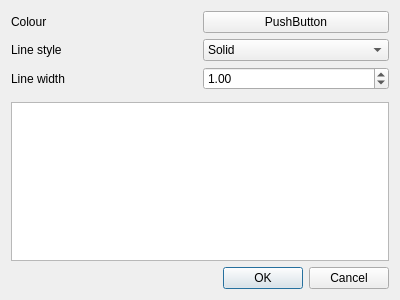
<?xml version="1.0" encoding="UTF-8"?>
<ui version="4.0">
 <class>PenButtonDialog</class>
 <widget class="QDialog" name="PenButtonDialog">
  <property name="geometry">
   <rect>
    <x>0</x>
    <y>0</y>
    <width>400</width>
    <height>300</height>
   </rect>
  </property>
  <property name="windowTitle">
   <string>Choose pen style</string>
  </property>
  <layout class="QGridLayout" name="gridLayout">
   <item row="2" column="1">
    <widget class="QDoubleSpinBox" name="lineWidth">
     <property name="maximum">
      <double>100.000000000000000</double>
     </property>
     <property name="singleStep">
      <double>0.500000000000000</double>
     </property>
     <property name="value">
      <double>1.000000000000000</double>
     </property>
    </widget>
   </item>
   <item row="0" column="0">
    <widget class="QLabel" name="colourLabel">
     <property name="text">
      <string>Colour</string>
     </property>
    </widget>
   </item>
   <item row="5" column="0" colspan="2">
    <widget class="QDialogButtonBox" name="buttonBox">
     <property name="orientation">
      <enum>Qt::Horizontal</enum>
     </property>
     <property name="standardButtons">
      <set>QDialogButtonBox::Cancel|QDialogButtonBox::Ok</set>
     </property>
    </widget>
   </item>
   <item row="3" column="1">
    <spacer name="verticalSpacer">
     <property name="orientation">
      <enum>Qt::Vertical</enum>
     </property>
     <property name="sizeHint" stdset="0">
      <size>
       <width>20</width>
       <height>40</height>
      </size>
     </property>
    </spacer>
   </item>
   <item row="1" column="0">
    <widget class="QLabel" name="lineStyleLabel">
     <property name="text">
      <string>Line style</string>
     </property>
    </widget>
   </item>
   <item row="1" column="1">
    <widget class="QComboBox" name="lineStyle">
     <item>
      <property name="text">
       <string>Solid</string>
      </property>
     </item>
     <item>
      <property name="text">
       <string>Dash</string>
      </property>
     </item>
     <item>
      <property name="text">
       <string>Dot</string>
      </property>
     </item>
     <item>
      <property name="text">
       <string>Dash Dot</string>
      </property>
     </item>
     <item>
      <property name="text">
       <string>Dash Dot Dot</string>
      </property>
     </item>
    </widget>
   </item>
   <item row="2" column="0">
    <widget class="QLabel" name="lineWidthLabel">
     <property name="text">
      <string>Line width</string>
     </property>
    </widget>
   </item>
   <item row="4" column="0" colspan="2">
    <widget class="QGraphicsView" name="preview"/>
   </item>
   <item row="0" column="1">
    <widget class="ColourButton" name="colour">
     <property name="text">
      <string>PushButton</string>
     </property>
    </widget>
   </item>
  </layout>
 </widget>
 <customwidgets>
  <customwidget>
   <class>ColourButton</class>
   <extends>QPushButton</extends>
   <header>ceed.qtwidgets</header>
  </customwidget>
 </customwidgets>
 <resources/>
 <connections>
  <connection>
   <sender>buttonBox</sender>
   <signal>accepted()</signal>
   <receiver>PenButtonDialog</receiver>
   <slot>accept()</slot>
   <hints>
    <hint type="sourcelabel">
     <x>248</x>
     <y>254</y>
    </hint>
    <hint type="destinationlabel">
     <x>157</x>
     <y>274</y>
    </hint>
   </hints>
  </connection>
  <connection>
   <sender>buttonBox</sender>
   <signal>rejected()</signal>
   <receiver>PenButtonDialog</receiver>
   <slot>reject()</slot>
   <hints>
    <hint type="sourcelabel">
     <x>316</x>
     <y>260</y>
    </hint>
    <hint type="destinationlabel">
     <x>286</x>
     <y>274</y>
    </hint>
   </hints>
  </connection>
 </connections>
</ui>
